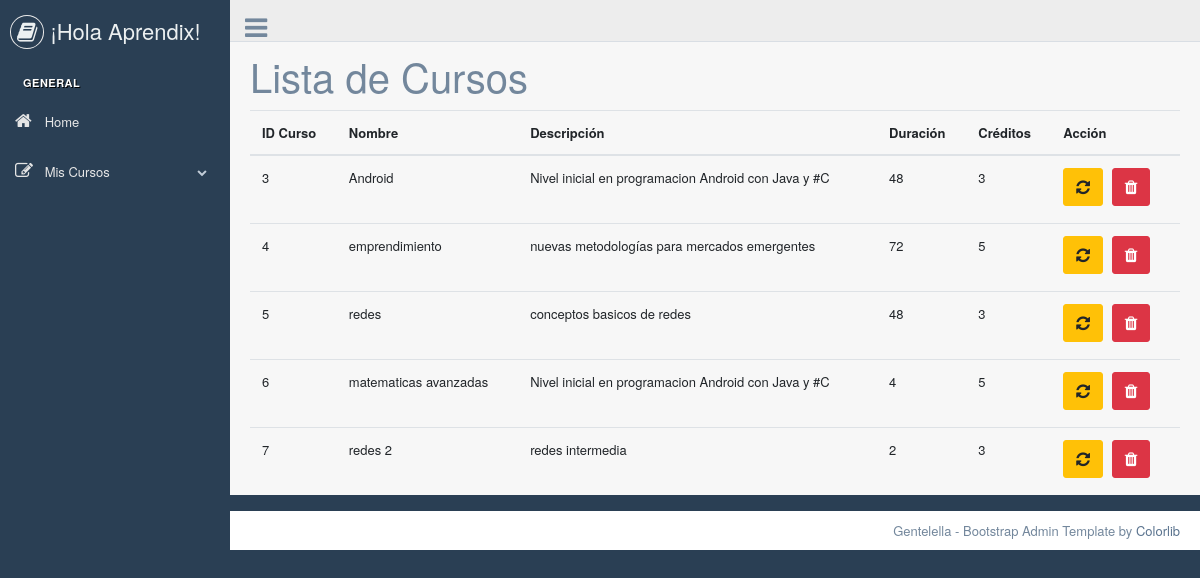
Screenshot of /listarcurso/ with the database file from the repository.
### panel/models.py (models this page shows)
class Cursos(models.Model):
    idcurso = models.IntegerField(primary_key=True)
    nombre = models.CharField (max_length=30, null= False)
    descripcion = models.CharField(max_length=20, null=False)
    duracion = models.IntegerField()
    creditos = models.CharField (max_length=30, null= False)
    class Meta:
        db_table ='cursos'

### panel/views.py (the view)
# urls.py: path('listarcurso/', views.listarcurso, name="listarcurso"),
def listarcurso(request):
    cursos = Cursos.objects.all()
    datos = {'cursos': cursos}
    return render(request, "crud_usuarios/listarcurso.html", datos)

### panel/templates/crud_usuarios/listarcurso.html
{% extends '../index_master.html' %}
{% block content %}
<div class="right_col" role="main">
<h1>Lista de Cursos</h1>
<table class="table">
    <thead>
      <tr>
        <th scope="col">ID Curso</th>
        <th scope="col">Nombre</th>
        <th scope="col">Descripción</th>
        <th scope="col">Duración</th>
        <th scope="col">Créditos</th>
        <th scope="col">Acción</th>
      </tr>
    </thead>
    <tbody>
    {% for curso in cursos %}
      <tr>
        <td>{{ curso.idcurso }}</td>
        <td>{{ curso.nombre }}</td>
        <td>{{ curso.descripcion }}</td>
        <td>{{ curso.duracion }}</td>
        <td>{{ curso.creditos }}</td>
        <td>
          <button class="btn btn-warning" onclick="window.location.href='actualizar/{{ curso.idcurso }}'"><i class="fa fa-refresh"></i></button>
          <button class="btn btn-danger" onclick="window.location.href='eliminar/{{ curso.idcurso }}'"><i class="fa fa-trash"></i></button>
        </td>
      </tr>
    {% endfor %}
    </tbody>
  </table>
</div>
{% endblock %}

### panel/templates/index_master.html (shortened to what this page needs)
{% load static %}
<!DOCTYPE html>
<html lang="en">
  <head>
    <link href="{% static '/FrWork/admin_lte/vendors/bootstrap/dist/css/bootstrap.min.css' %}" rel="stylesheet">
    <link href="{% static '/FrWork/admin_lte/vendors/nprogress/nprogress.css' %}" rel="stylesheet">
    <link href="{% static '/FrWork/admin_lte/vendors/iCheck/skins/flat/green.css' %}" rel="stylesheet">
    <link href="{% static '/FrWork/admin_lte/vendors/bootstrap-progressbar/css/bootstrap-progressbar-3.3.4.min.css' %}" rel="stylesheet">
    <link href="{% static '/FrWork/admin_lte/vendors/jqvmap/dist/jqvmap.min.css' %}" rel="stylesheet"/>
    <link href="{% static '/FrWork/admin_lte/vendors/bootstrap-daterangepicker/daterangepicker.css' %}" rel="stylesheet">
    <link href="{% static '/FrWork/admin_lte/build/css/custom.min.css' %}" rel="stylesheet">
    <link rel="stylesheet" href="https://maxcdn.bootstrapcdn.com/font-awesome/4.7.0/css/font-awesome.min.css">
  </head>
  <body class="nav-md">
    <div class="container body">
      <div class="main_container">
        <div class="col-md-3 left_col">
          <div class="left_col scroll-view">
            <div class="navbar nav_title" style="border: 0;">
              <a href="http://localhost:8000" class="site_title"><i class="fa fa-book"></i> <span>¡Hola Aprendix!</span></a>
            </div>
            <br />
            <div id="sidebar-menu" class="main_menu_side hidden-print main_menu">
              <div class="menu_section">
                <h3>General</h3>
                <ul class="nav side-menu">
                  <li><a href="http://localhost:8000"><i class="fa fa-home"></i> Home </a>
                  </li>
                  <li><a><i class="fa fa-edit"></i> Mis Cursos <span class="fa fa-chevron-down"></span></a>
                  </li>
                </ul>
              </div>
            </div>
          </div>
        </div>
        <div class="top_nav">
          <div class="nav_menu">
              <div class="nav toggle">
                <a id="menu_toggle"><i class="fa fa-bars"></i></a>
              </div>
          </div>
        </div>
        {% block content %}
        {% endblock %}
        <footer>
          <div class="pull-right">
            Gentelella - Bootstrap Admin Template by <a href="https://colorlib.com">Colorlib</a>
          </div>
          <div class="clearfix"></div>
        </footer>
      </div>
    </div>
  </body>
</html>

### rows the page displays
Cursos: idcurso "3", nombre "Android", descripcion "Nivel inicial en programacion Android con Java y #C", duracion "48", creditos "3"
Cursos: idcurso "4", nombre "emprendimiento", descripcion "nuevas metodologías para mercados emergentes", duracion "72", creditos "5"
Cursos: idcurso "5", nombre "redes", descripcion "conceptos basicos de redes", duracion "48", creditos "3"
Cursos: idcurso "6", nombre "matematicas avanzadas", descripcion "Nivel inicial en programacion Android con Java y #C", duracion "4", creditos "5"
Cursos: idcurso "7", nombre "redes 2", descripcion "redes intermedia", duracion "2", creditos "3"
